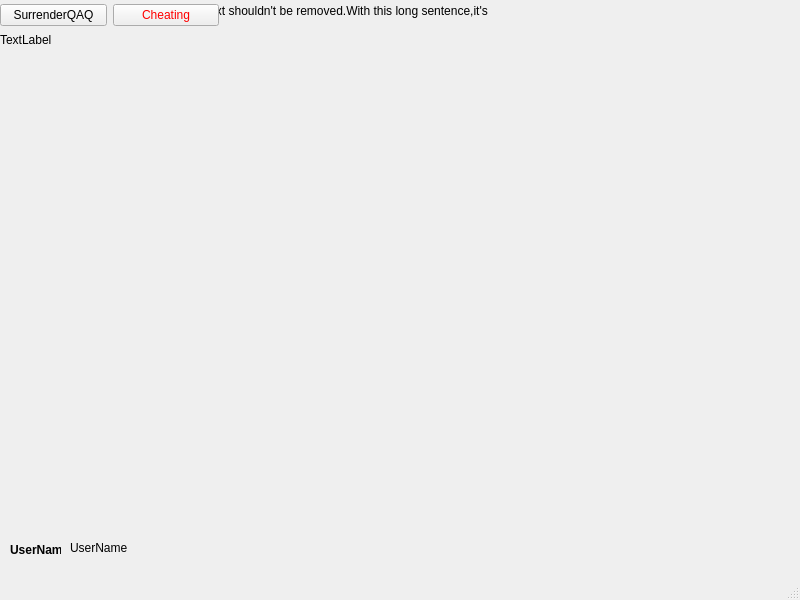
<?xml version="1.0" encoding="UTF-8"?>
<ui version="4.0">
 <class>MainWindow</class>
 <widget class="QMainWindow" name="MainWindow">
  <property name="geometry">
   <rect>
    <x>0</x>
    <y>0</y>
    <width>800</width>
    <height>600</height>
   </rect>
  </property>
  <property name="mouseTracking">
   <bool>true</bool>
  </property>
  <property name="windowTitle">
   <string>MainWindow</string>
  </property>
  <property name="styleSheet">
   <string notr="true"/>
  </property>
  <widget class="QWidget" name="centralwidget">
   <property name="mouseTracking">
    <bool>true</bool>
   </property>
   <widget class="QLabel" name="label_UserName">
    <property name="geometry">
     <rect>
      <x>70</x>
      <y>540</y>
      <width>81</width>
      <height>16</height>
     </rect>
    </property>
    <property name="text">
     <string>UserName</string>
    </property>
   </widget>
   <widget class="QLabel" name="label_UserNameNotion">
    <property name="geometry">
     <rect>
      <x>10</x>
      <y>540</y>
      <width>51</width>
      <height>20</height>
     </rect>
    </property>
    <property name="styleSheet">
     <string notr="true">font-weight:1000;</string>
    </property>
    <property name="text">
     <string>UserName:</string>
    </property>
   </widget>
   <widget class="QLabel" name="label">
    <property name="geometry">
     <rect>
      <x>180</x>
      <y>0</y>
      <width>311</width>
      <height>21</height>
     </rect>
    </property>
    <property name="text">
     <string>This text shouldn't be removed.With this long sentence,it's ok!</string>
    </property>
   </widget>
   <widget class="QWidget" name="layoutWidget">
    <property name="geometry">
     <rect>
      <x>0</x>
      <y>0</y>
      <width>219</width>
      <height>31</height>
     </rect>
    </property>
    <layout class="QHBoxLayout" name="horizontalLayout">
     <item>
      <widget class="QPushButton" name="pushButton_Surrender">
       <property name="text">
        <string>SurrenderQAQ</string>
       </property>
      </widget>
     </item>
     <item>
      <widget class="QPushButton" name="pushButton_Cheating">
       <property name="styleSheet">
        <string notr="true">color:red</string>
       </property>
       <property name="text">
        <string>Cheating</string>
       </property>
      </widget>
     </item>
    </layout>
   </widget>
   <widget class="QLabel" name="label_possible">
    <property name="geometry">
     <rect>
      <x>0</x>
      <y>30</y>
      <width>281</width>
      <height>20</height>
     </rect>
    </property>
    <property name="text">
     <string>TextLabel</string>
    </property>
   </widget>
  </widget>
  <widget class="QMenuBar" name="menubar">
   <property name="geometry">
    <rect>
     <x>0</x>
     <y>0</y>
     <width>800</width>
     <height>26</height>
    </rect>
   </property>
  </widget>
  <widget class="QStatusBar" name="statusbar"/>
 </widget>
 <resources/>
 <connections/>
</ui>
